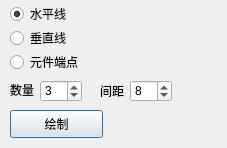
<?xml version="1.0" encoding="UTF-8"?>
<ui version="4.0">
 <class>DialogMultiLine</class>
 <widget class="QDialog" name="DialogMultiLine">
  <property name="geometry">
   <rect>
    <x>0</x>
    <y>0</y>
    <width>227</width>
    <height>148</height>
   </rect>
  </property>
  <property name="windowTitle">
   <string>多线绘制</string>
  </property>
  <widget class="QLabel" name="label">
   <property name="geometry">
    <rect>
     <x>10</x>
     <y>82</y>
     <width>72</width>
     <height>15</height>
    </rect>
   </property>
   <property name="text">
    <string>数量</string>
   </property>
  </widget>
  <widget class="QLabel" name="label_2">
   <property name="geometry">
    <rect>
     <x>100</x>
     <y>83</y>
     <width>72</width>
     <height>15</height>
    </rect>
   </property>
   <property name="text">
    <string>间距</string>
   </property>
  </widget>
  <widget class="QPushButton" name="BtnDraw">
   <property name="geometry">
    <rect>
     <x>10</x>
     <y>110</y>
     <width>93</width>
     <height>28</height>
    </rect>
   </property>
   <property name="text">
    <string>绘制</string>
   </property>
  </widget>
  <widget class="QSpinBox" name="spinBox_Num">
   <property name="geometry">
    <rect>
     <x>40</x>
     <y>80</y>
     <width>42</width>
     <height>22</height>
    </rect>
   </property>
   <property name="minimum">
    <number>2</number>
   </property>
   <property name="value">
    <number>3</number>
   </property>
  </widget>
  <widget class="QSpinBox" name="spinBox_Distance">
   <property name="geometry">
    <rect>
     <x>130</x>
     <y>80</y>
     <width>42</width>
     <height>22</height>
    </rect>
   </property>
   <property name="minimum">
    <number>2</number>
   </property>
   <property name="value">
    <number>8</number>
   </property>
  </widget>
  <widget class="QRadioButton" name="RbHorizontalLine">
   <property name="geometry">
    <rect>
     <x>10</x>
     <y>6</y>
     <width>89</width>
     <height>16</height>
    </rect>
   </property>
   <property name="text">
    <string>水平线</string>
   </property>
   <property name="checked">
    <bool>true</bool>
   </property>
  </widget>
  <widget class="QRadioButton" name="RbVerticalLine">
   <property name="geometry">
    <rect>
     <x>10</x>
     <y>30</y>
     <width>89</width>
     <height>16</height>
    </rect>
   </property>
   <property name="text">
    <string>垂直线</string>
   </property>
  </widget>
  <widget class="QRadioButton" name="RbSymbolPort">
   <property name="geometry">
    <rect>
     <x>10</x>
     <y>54</y>
     <width>89</width>
     <height>16</height>
    </rect>
   </property>
   <property name="text">
    <string>元件端点</string>
   </property>
  </widget>
 </widget>
 <resources/>
 <connections/>
</ui>
